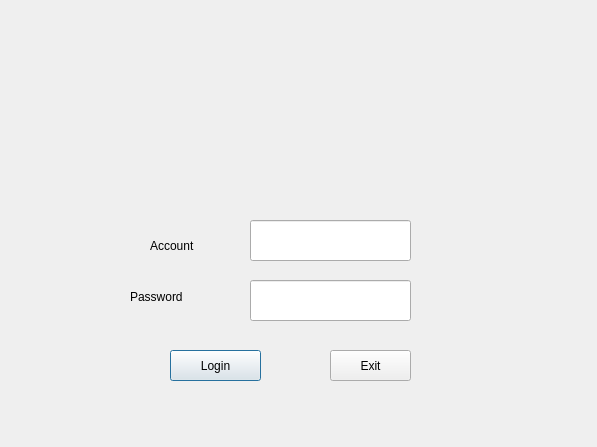
<?xml version="1.0" encoding="UTF-8"?>
<ui version="4.0">
 <class>LoginDlg</class>
 <widget class="QDialog" name="LoginDlg">
  <property name="geometry">
   <rect>
    <x>0</x>
    <y>0</y>
    <width>597</width>
    <height>447</height>
   </rect>
  </property>
  <property name="windowTitle">
   <string>LoginDlg</string>
  </property>
  <widget class="QPushButton" name="loginButton">
   <property name="geometry">
    <rect>
     <x>170</x>
     <y>350</y>
     <width>91</width>
     <height>31</height>
    </rect>
   </property>
   <property name="text">
    <string>Login</string>
   </property>
  </widget>
  <widget class="QLineEdit" name="accountText">
   <property name="geometry">
    <rect>
     <x>250</x>
     <y>220</y>
     <width>161</width>
     <height>41</height>
    </rect>
   </property>
  </widget>
  <widget class="QLineEdit" name="passwordText">
   <property name="geometry">
    <rect>
     <x>250</x>
     <y>280</y>
     <width>161</width>
     <height>41</height>
    </rect>
   </property>
  </widget>
  <widget class="QLabel" name="label">
   <property name="geometry">
    <rect>
     <x>150</x>
     <y>230</y>
     <width>81</width>
     <height>31</height>
    </rect>
   </property>
   <property name="text">
    <string>Account</string>
   </property>
  </widget>
  <widget class="QLabel" name="label_2">
   <property name="geometry">
    <rect>
     <x>130</x>
     <y>281</y>
     <width>101</width>
     <height>31</height>
    </rect>
   </property>
   <property name="text">
    <string>Password</string>
   </property>
  </widget>
  <widget class="QPushButton" name="exitButton">
   <property name="geometry">
    <rect>
     <x>330</x>
     <y>350</y>
     <width>81</width>
     <height>31</height>
    </rect>
   </property>
   <property name="text">
    <string>Exit</string>
   </property>
  </widget>
 </widget>
 <resources/>
 <connections>
  <connection>
   <sender>exitButton</sender>
   <signal>clicked()</signal>
   <receiver>LoginDlg</receiver>
   <slot>exec()</slot>
   <hints>
    <hint type="sourcelabel">
     <x>284</x>
     <y>274</y>
    </hint>
    <hint type="destinationlabel">
     <x>202</x>
     <y>130</y>
    </hint>
   </hints>
  </connection>
  <connection>
   <sender>loginButton</sender>
   <signal>clicked()</signal>
   <receiver>LoginDlg</receiver>
   <slot>accept()</slot>
   <hints>
    <hint type="sourcelabel">
     <x>171</x>
     <y>277</y>
    </hint>
    <hint type="destinationlabel">
     <x>46</x>
     <y>33</y>
    </hint>
   </hints>
  </connection>
 </connections>
</ui>
